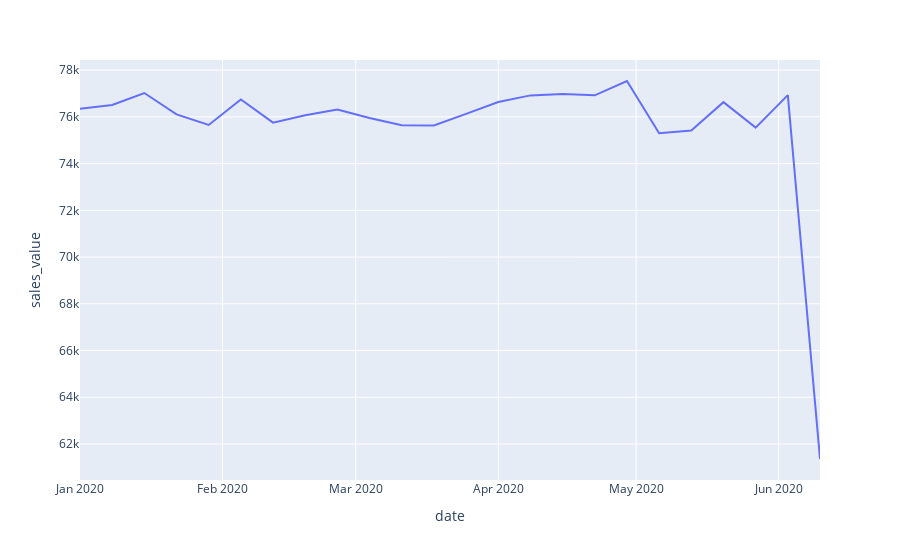

Here is the notebook cell this chart was saved with:
### Code cell
df_viz = df_wsi.resample('7D').agg({'sales_value':'sum'})
px.line(df_viz.reset_index(), x='date', y='sales_value')

### Figure 1 — Plotly figure (JSON) as saved in the notebook; plotly's stock layout.template omitted (floating-point values rounded to 4 significant figures)
{"data": [{"hovertemplate": "date=%{x}<br>sales_value=%{y}<extra></extra>", "legendgroup": "", "line": {"color": "#636efa", "dash": "solid"}, "marker": {"symbol": "circle"}, "mode": "lines", "name": "", "orientation": "v", "showlegend": false, "type": "scatter", "x": ["2020-01-01T00:00:00", "2020-01-08T00:00:00", "2020-01-15T00:00:00", "2020-01-22T00:00:00", "2020-01-29T00:00:00", "2020-02-05T00:00:00", "2020-02-12T00:00:00", "2020-02-19T00:00:00", "2020-02-26T00:00:00", "2020-03-04T00:00:00", "2020-03-11T00:00:00", "2020-03-18T00:00:00", "2020-03-25T00:00:00", "2020-04-01T00:00:00", "2020-04-08T00:00:00", "2020-04-15T00:00:00", "2020-04-22T00:00:00", "2020-04-29T00:00:00", "2020-05-06T00:00:00", "2020-05-13T00:00:00", "2020-05-20T00:00:00", "2020-05-27T00:00:00", "2020-06-03T00:00:00", "2020-06-10T00:00:00"], "xaxis": "x", "y": [76350.0, 76500.0, 77020.0, 76100.0, 75650.0, 76740.0, 75750.0, 76070.0, 76310.0, 75950.0, 75650.0, 75630.0, 76130.0, 76640.0, 76920.0, 76980.0, 76920.0, 77530.0, 75300.0, 75420.0, 76630.0, 75540.0, 76930.0, 61360.0], "yaxis": "y"}], "layout": {"legend": {"tracegroupgap": 0}, "margin": {"t": 60}, "xaxis": {"anchor": "y", "domain": [0, 1], "title": {"text": "date"}}, "yaxis": {"anchor": "x", "domain": [0, 1], "title": {"text": "sales_value"}}}}
